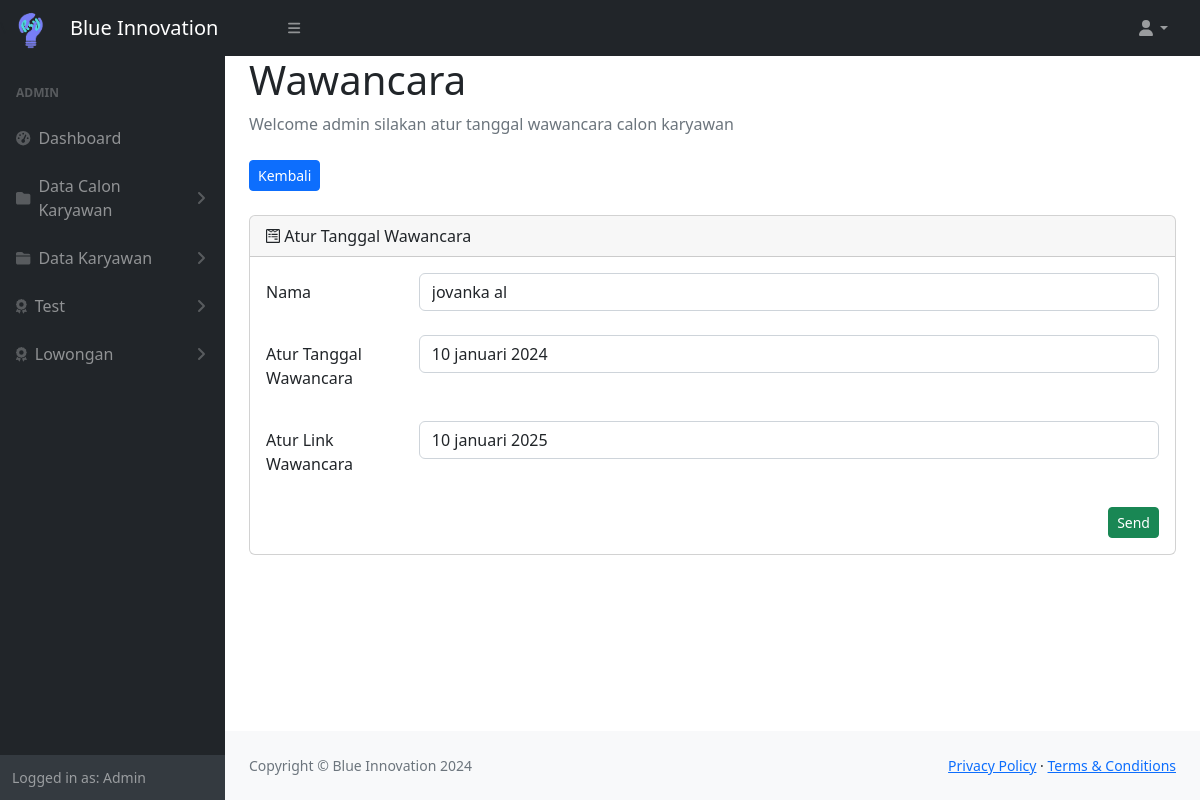
The app's page /admin/dashboardAdmin/tanggalWawancara.php?id=190 (signed in) with its own data.
### tables this page shows
CREATE TABLE `user` (
  `id_user` int(11) NOT NULL,
  `nama` varchar(50) NOT NULL,
  `password` varchar(50) NOT NULL,
  `nama_lengkap` varchar(150) NOT NULL,
  `level` enum('Admin','Member') NOT NULL,
  `status_role` varchar(50) NOT NULL,
  `domisili` varchar(100) NOT NULL DEFAULT '',
  `usia` char(3) NOT NULL DEFAULT '',
  `negara` varchar(100) NOT NULL DEFAULT '',
  `kontak` varchar(50) NOT NULL DEFAULT '',
  `email` varchar(100) NOT NULL DEFAULT '',
  `tanggal_wawancara` varchar(100) NOT NULL DEFAULT 'Belum Ditentukan',
  `link_wawancara` varchar(100) NOT NULL DEFAULT 'Belum Ditentukan',
  `dari_tanggal` varchar(40) NOT NULL,
  `sampai_tanggal` varchar(40) NOT NULL,
  `link` varchar(100) NOT NULL
);

### admin/dashboardAdmin/tanggalWawancara.php (the view, shortened to what this page needs)
<!DOCTYPE html>
<html lang="en">
    <head>
        <link href="https://cdn.jsdelivr.net/npm/simple-datatables@7.1.2/dist/style.min.css" rel="stylesheet" />
        <link href="css/styleDashboard.css" rel="stylesheet" />
    </head>
    <body class="sb-nav-fixed">
        <?php include "headerAdmin.php"; ?>
            <div id="layoutSidenav_content">
                <main>
                    <div class="container-fluid px-4">
                        <h1>Wawancara</h1>
                        <ol class="breadcrumb mb-4">
                            <li class="breadcrumb-item active">Welcome <?php echo ($_SESSION ['admin']); ?> silakan atur tanggal wawancara calon karyawan</li>
                        </ol>
                        <div style="flex";>
                            <a class="btn btn-primary btn-sm" href="wawancara.php">Kembali</a>
                        </div>
                        <br>
                        <div class="card mb-4" >
                            <div class="card-header">
                                <i class="fa-brands fa-wpforms"></i>
                                Atur Tanggal Wawancara
                            </div>
                            <div class="card-body">
                                <form method="POST" action="../queryTBD/query.php">
                                    <?php
                                    $id_pengajuan = $_GET['id'];
                                    $query = mysqli_query($conn, "SELECT u.*
                                                                  FROM pengajuan p
                                                                  JOIN user u ON p.id_user = u.id_user
                                                                  WHERE p.id_pengajuan = $id_pengajuan");
                                    if ($data = mysqli_fetch_array($query)) :
                                    ?>
                                    <div class="form-group row">
                                        <label for="inputQuestion" class="col-sm-2 col-form-label">Nama</label>
                                        <div class="col-sm-10">
                                            <input type="text" class="form-control" placeholder="nama" value="<?= $data['nama_lengkap'] ?>" name="nama_lengkap" readonly>
                                        </div>
                                    </div>
                                    <br>
                                    <div class="form-group row">
                                        <label for="inputOptions" class="col-sm-2 col-form-label">Atur Tanggal Wawancara</label>
                                        <div class="col-sm-10">
                                            <input type="text" class="form-control" placeholder="Input Tanggal Wawancara" value="<?= $data['tanggal_wawancara'] ?>" name="tanggal_wawancara" required>
                                        </div>
                                    </div>
                                    <br>
                                    <div class="form-group row">
                                        <label for="inputOptions" class="col-sm-2 col-form-label">Atur Link Wawancara</label>
                                        <div class="col-sm-10">
                                            <input type="text" class="form-control" placeholder="Input Link Wawancara" value="<?= $data['link_wawancara'] ?>" name="link_wawancara" required>
                                        </div>
                                    </div>
                                    <br>
                                    <div class="form-group row" style="float: right;">
                                        <div class="col-sm-10">
                                            <button type="submit" class="btn btn-success btn-sm" onclick="return confirm('Yakin ingin atur tanggal?')">Send</button>
                                        </div>
                                    </div>
                                    <?php else : ?>
                                        <p>Data tidak ditemukan</p>
                                    <?php endif ; ?>
                                </form>
                            </div>
                        </div>
                    </div>
                </main>
                <?php include "footerAdmin.php"; ?>
            </div>
    </body>
</html>

### records on screen
user: nama_lengkap "jovanka al", tanggal_wawancara "10 januari 2024", link_wawancara "10 januari 2025"

### other values on screen
$_SESSION ['admin'] "ADMIN"
$_SESSION ['level'] "Admin"
$_SESSION ['admin'] "admin"
